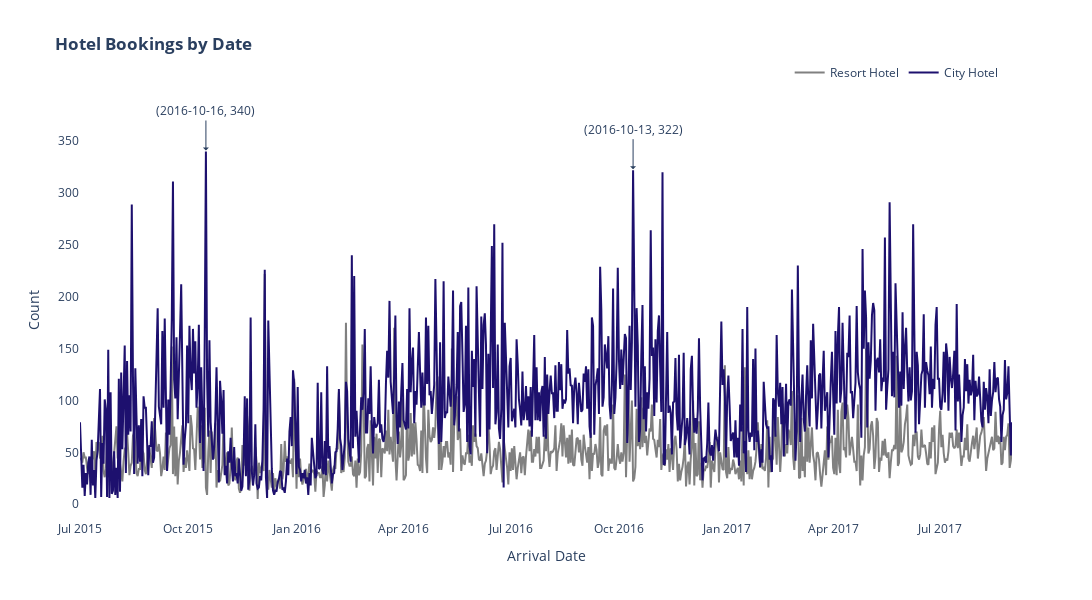

The code cell stored with this chart in its notebook:
### Code cell
import plotly.graph_objects as go
import plotly.offline as pyo
pyo.init_notebook_mode(connected=True)

resort_trace = go.Scatter(
    x = df[df["hotel"]=="Resort Hotel"].groupby("arrival_date").count().reset_index().sort_values(by="arrival_date")["arrival_date"].tolist(),
    y = df[df["hotel"]=="Resort Hotel"].groupby("arrival_date").count().reset_index().sort_values(by="arrival_date")["hotel"].tolist(),
    name = "Resort Hotel",
    marker=dict(color="gray")
)

city_trace = go.Scatter(
    x = df[df["hotel"]=="City Hotel"].groupby("arrival_date").count().reset_index().sort_values(by="arrival_date")["arrival_date"].tolist(),
    y = df[df["hotel"]=="City Hotel"].groupby("arrival_date").count().reset_index().sort_values(by="arrival_date")["hotel"].tolist(),
    name = "City Hotel",
    marker=dict(color="#1D106E")
)

# Create annotations
annotations = [
    dict(
        x="2016-10-13",
        y=323,
        text="(2016-10-13, 322)",
        showarrow=True,
        arrowhead=1,
        ax=0,
        ay=-40
    ),
    dict(
        x="2015-10-16",
        y=341,
        text="(2016-10-16, 340)",
        showarrow=True,
        arrowhead=1,
        ax=0,
        ay=-40
    )
]

layout = go.Layout(
    title="<b>Hotel Bookings by Date</b>",
    width=1100, 
    height=600,
    xaxis_title="Arrival Date",
    yaxis_title="Count",
    plot_bgcolor="rgba(0,0,0,0)",
    legend=dict(
        orientation="h",
        yanchor="top",
        y=1.1,
        xanchor="right",
        x=0.99
        ),
    annotations=annotations
)

fig = go.Figure(data=[resort_trace, city_trace], layout=layout)
fig.show()

### Figure 1 — Plotly figure (JSON) as saved in the notebook; plotly's stock layout.template omitted (floating-point values rounded to 4 significant figures; data arrays with more than 128 entries replaced by an {"elided": "..."} marker saying what was removed)
{"data": [{"marker": {"color": "gray"}, "name": "Resort Hotel", "type": "scatter", "x": {"elided": "793 str values"}, "y": {"elided": "793 int values"}}, {"marker": {"color": "#1D106E"}, "name": "City Hotel", "type": "scatter", "x": {"elided": "793 str values"}, "y": {"elided": "793 int values"}}], "layout": {"annotations": [{"arrowhead": 1, "ax": 0, "ay": -40, "showarrow": true, "text": "(2016-10-13, 322)", "x": "2016-10-13", "y": 323}, {"arrowhead": 1, "ax": 0, "ay": -40, "showarrow": true, "text": "(2016-10-16, 340)", "x": "2015-10-16", "y": 341}], "height": 600, "legend": {"orientation": "h", "x": 0.99, "xanchor": "right", "y": 1.1, "yanchor": "top"}, "plot_bgcolor": "rgba(0,0,0,0)", "title": {"text": "<b>Hotel Bookings by Date</b>"}, "width": 1100, "xaxis": {"title": {"text": "Arrival Date"}}, "yaxis": {"title": {"text": "Count"}}}}
